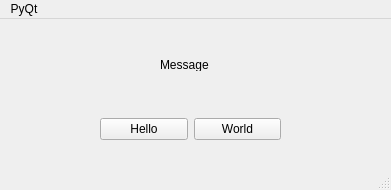
<?xml version="1.0" encoding="UTF-8"?>
<ui version="4.0">
 <class>MainWindow</class>
 <widget class="QMainWindow" name="MainWindow">
  <property name="geometry">
   <rect>
    <x>0</x>
    <y>0</y>
    <width>391</width>
    <height>190</height>
   </rect>
  </property>
  <property name="windowTitle">
   <string>MainWindow</string>
  </property>
  <widget class="QWidget" name="centralwidget">
   <widget class="QLabel" name="label">
    <property name="geometry">
     <rect>
      <x>160</x>
      <y>40</y>
      <width>56</width>
      <height>12</height>
     </rect>
    </property>
    <property name="text">
     <string>Message</string>
    </property>
   </widget>
   <widget class="QWidget" name="">
    <property name="geometry">
     <rect>
      <x>100</x>
      <y>80</y>
      <width>181</width>
      <height>61</height>
     </rect>
    </property>
    <layout class="QHBoxLayout" name="horizontalLayout">
     <item>
      <widget class="QPushButton" name="btnHello">
       <property name="text">
        <string>Hello</string>
       </property>
      </widget>
     </item>
     <item>
      <widget class="QPushButton" name="btnWorld">
       <property name="text">
        <string>World</string>
       </property>
      </widget>
     </item>
    </layout>
   </widget>
  </widget>
  <widget class="QMenuBar" name="menubar">
   <property name="geometry">
    <rect>
     <x>0</x>
     <y>0</y>
     <width>391</width>
     <height>21</height>
    </rect>
   </property>
   <widget class="QMenu" name="menuPyQt">
    <property name="title">
     <string>PyQt</string>
    </property>
   </widget>
   <addaction name="menuPyQt"/>
  </widget>
  <widget class="QStatusBar" name="statusbar"/>
 </widget>
 <resources/>
 <connections/>
</ui>
